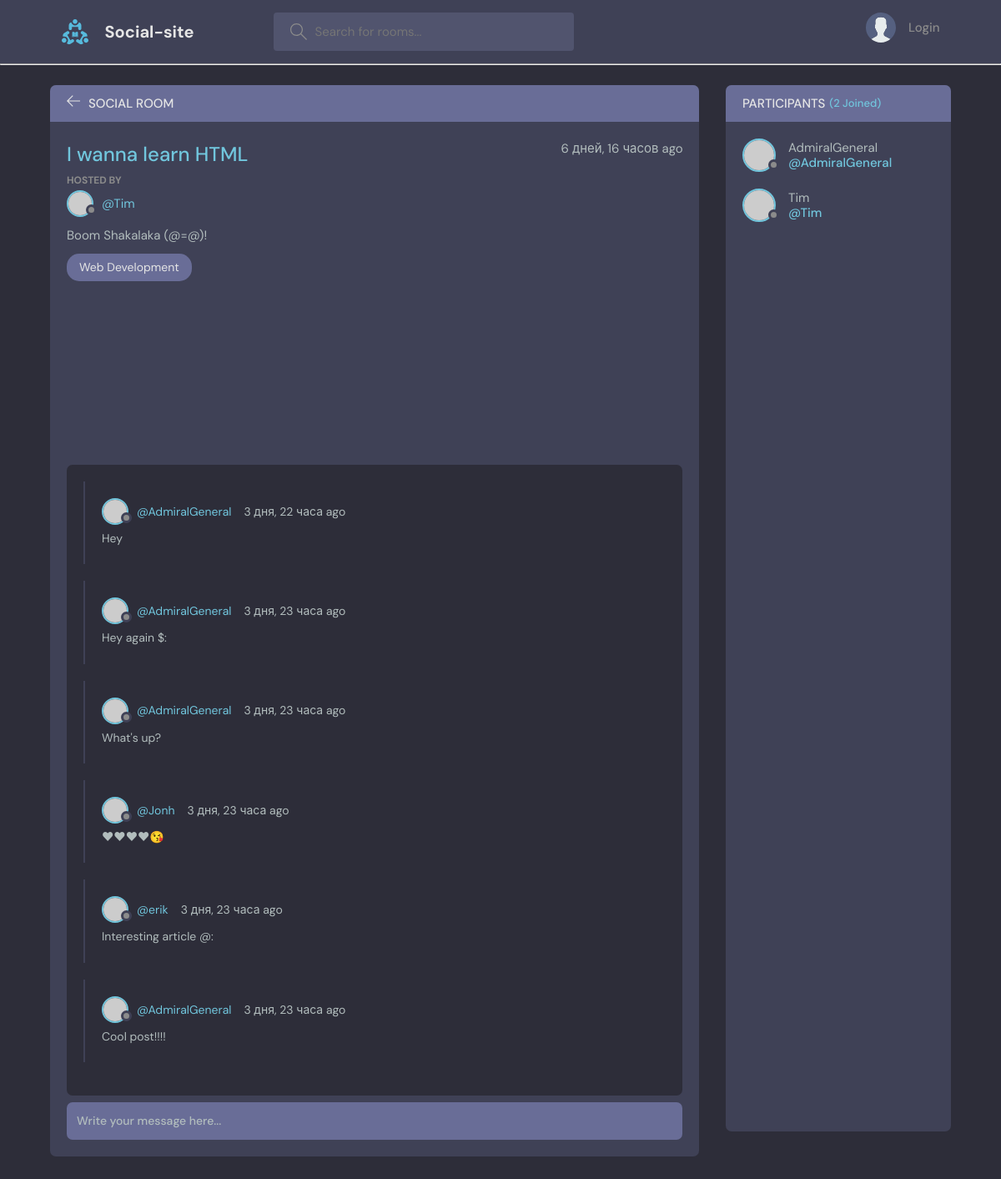
The page /room/4/ on the database its author committed.
### base/models.py (models this page shows, shortened)
class Room(models.Model):
	host = models.ForeignKey(User, on_delete=models.SET_NULL, null=True)
	topic = models.ForeignKey(Topic, on_delete=models.SET_NULL, null=True)
	name = models.CharField(max_length=200)
	description = models.TextField(null=True, blank=True)
	participants = models.ManyToManyField(User, related_name='participants', blank=True)
	updated = models.DateTimeField(auto_now=True)
	created = models.DateTimeField(auto_now_add=True)
	class Meta:
		ordering = ['-updated', '-created']

class Topic(models.Model):
	name = models.CharField(max_length=200)
	def __str__(self):
		return self.name

class Message(models.Model):
	user = models.ForeignKey(User, on_delete=models.CASCADE)
	room = models.ForeignKey(Room, on_delete=models.CASCADE)
	body = models.TextField()
	updated = models.DateTimeField(auto_now=True)
	created = models.DateTimeField(auto_now_add=True)
	class Meta:
		ordering = ['-updated', '-created']

### base/views.py (the view, shortened to what this page needs)
# urls.py: path('room/<str:pk>/', views.room, name="room"),
def room(request, pk):
	room = Room.objects.get(id=pk)
	room_messages = room.message_set.all()
	participants = room.participants.all()
	context = {'room': room, 'room_messages':room_messages, 'participants':participants}
	return render(request, 'base/room.html', context)

### base/templates/base/room.html (shortened to what this page needs)
{% extends 'main.html' %}
{% block content %}
    <main class="profile-page layout layout--2">
      <div class="container">
        <div class="room">
          <div class="room__top">
            <div class="room__topLeft">
              <a href="{% url 'home' %}">
                <svg version="1.1" xmlns="http://www.w3.org/2000/svg" width="32" height="32" viewBox="0 0 32 32">
                  <title>arrow-left</title>
                  <path
                    d="M13.723 2.286l-13.723 13.714 13.719 13.714 1.616-1.611-10.96-10.96h27.625v-2.286h-27.625l10.965-10.965-1.616-1.607z"
                  ></path>
                </svg>
              </a>
              <h3>Social Room</h3>
            </div>
          </div>
          <div class="room__box scroll">
            <div class="room__header scroll">
              <div class="room__info">
                <h3>{{room.name}}</h3>
                <span>{{room.created|timesince}} ago</span>
              </div>
              <div class="room__hosted">
                <p>Hosted By</p>
                <a href="{% url 'user-profile' room.host.id %}" class="room__author">
                  <div class="avatar avatar--small">
                    <img src="https://randomuser.me/api/portraits/men/37.jpg" />
                  </div>
                  <span>@{{room.host.username}}</span>
                </a>
              </div>
              <div class="room__details">
                {{room.description}}
              </div>
              <span class="room__topics">{{ room.topic }}</span>
            </div>
            <div class="room__conversation">
              <div class="threads scroll">
              	{% for message in room_messages %}
                <div class="thread">
                  <div class="thread__top">
                    <div class="thread__author">
                      <a href="{% url 'user-profile' message.user.id %}" class="thread__authorInfo">
                        <div class="avatar avatar--small">
                          <img src="https://randomuser.me/api/portraits/men/37.jpg" />
                        </div>
                        <span>@{{message.user.username}}</span>
                      </a>
                      <span class="thread__date">{{message.created|timesince}} ago</span>
                    </div>
                  </div>
                  <div class="thread__details">
                    {{message.body}}
                  </div>
                </div>
                {% endfor %}
              </div>
            </div>
          </div>
          <div class="room__message">
            <form action="" method="POST">
              <input name="body" placeholder="Write your message here..." />
            </form>
          </div>
        </div>
        <div class="participants">
          <h3 class="participants__top">Participants <span>({{participants.count}} Joined)</span></h3>
          <div class="participants__list scroll">
          	{% for user in participants %}
            <a href="{% url 'user-profile' user.id %}" class="participant">
              <div class="avatar avatar--medium">
                <img src="https://randomuser.me/api/portraits/men/37.jpg" />
              </div>
              <p>
                {{user.username}}
                <span>@{{user.username}}</span>
              </p>
            </a>
            {% endfor %}
          </div>
        </div>
      </div>
{% endblock %}

### rows shown on the page
Room: name "I wanna learn HTML", created "6 дней, 16 часов", host.username "Tim", description "Boom Shakalaka (@=@)!", topic "Web Development"
Message: user.username "AdmiralGeneral", created "3 дня, 22 часа", body "Hey"
Message: user.username "AdmiralGeneral", created "3 дня, 23 часа", body "Hey again $:"
Message: user.username "AdmiralGeneral", created "3 дня, 23 часа", body "What's up?"
Message: user.username "Jonh", created "3 дня, 23 часа", body "❤❤❤❤😘"
Message: user.username "erik", created "3 дня, 23 часа", body "Interesting article @:"
Message: user.username "AdmiralGeneral", created "3 дня, 23 часа", body "Cool post!!!!"

### other values the page prints
{{ participants.count }} "2"
{{ user.username }} "AdmiralGeneral"
{{ user.username }} "Tim"
